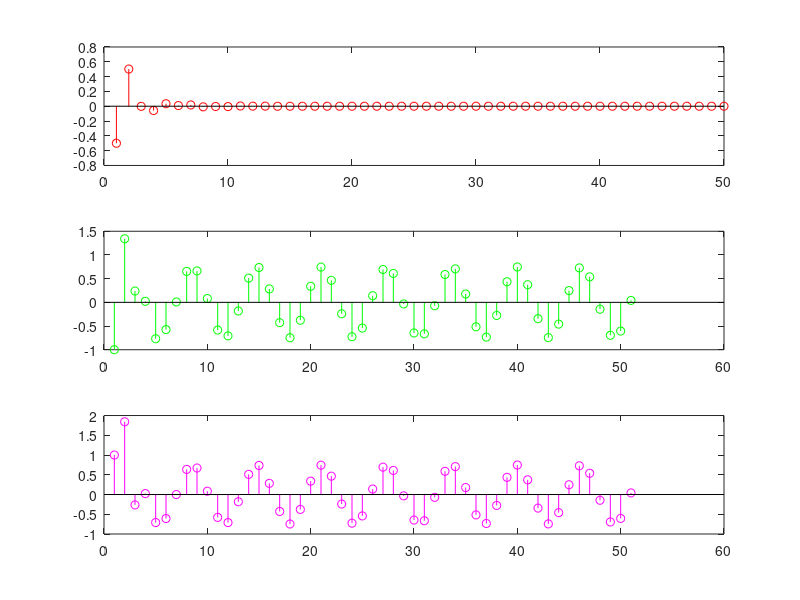

Write MATLAB code to recreate this figure.
y(1)=-1;
y1(1)=1;
theta=[1;1];
for n=1:50
    u(n)=sin(n);
    y(n+1)=-0.5*y(n)+u(n);
    phi=[-y(n);u(n)];
    theta1=theta+((phi)./(phi'*phi)).*(y(n+1)-phi'*theta);
    e(n)=y(n+1)-phi'*theta;
    y1(n+1)=phi'*theta;
    theta=theta1;
end
subplot(3,1,1);
t=1:1:50;
stem(t,e,'r');
subplot(3,1,2);
stem(1:1:51,y,'g');
subplot(3,1,3);
stem(1:1:51,y1,'m');

